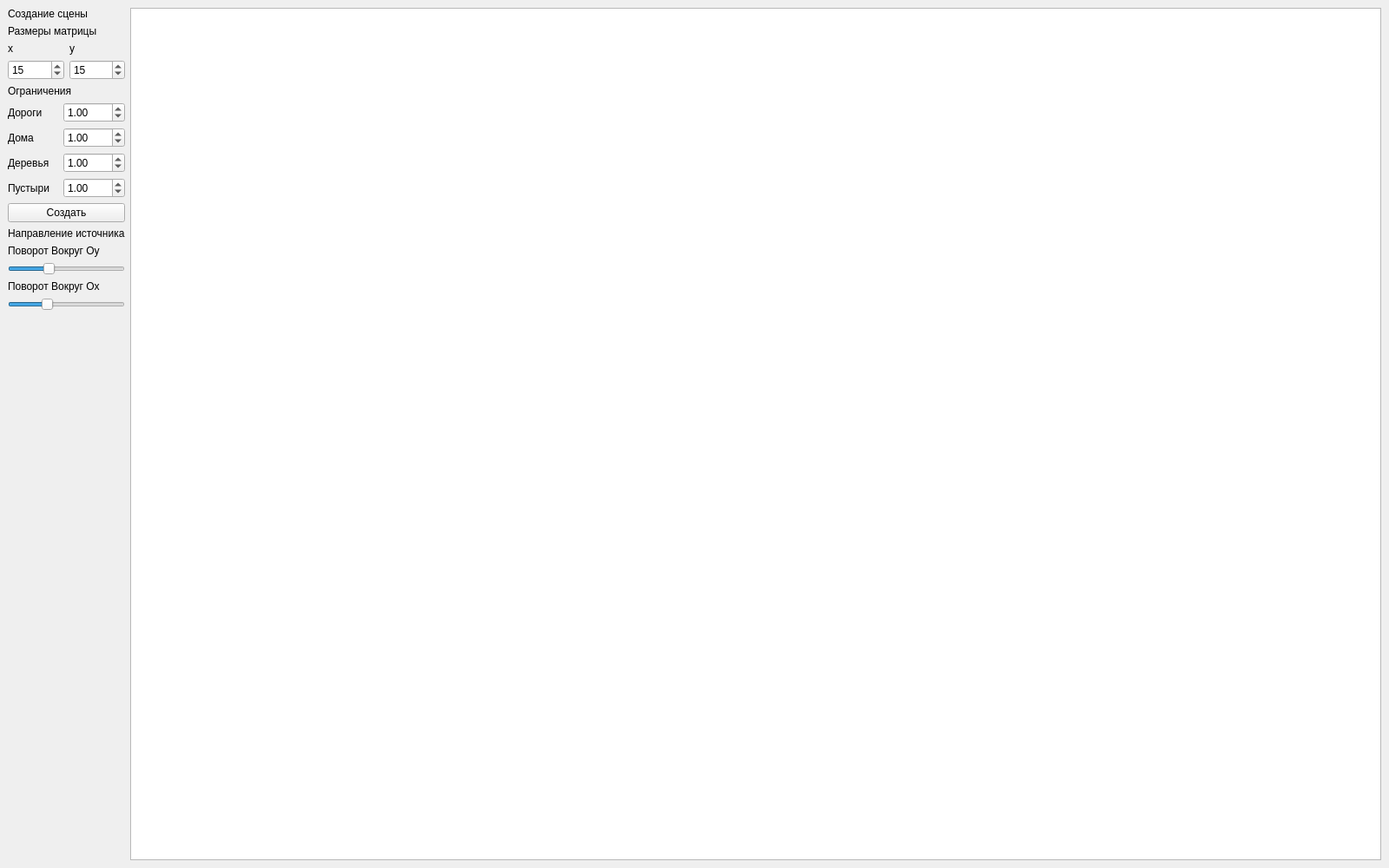
<?xml version="1.0" encoding="UTF-8"?>
<ui version="4.0">
 <class>MainWindow</class>
 <widget class="QMainWindow" name="MainWindow">
  <property name="geometry">
   <rect>
    <x>0</x>
    <y>0</y>
    <width>1600</width>
    <height>1000</height>
   </rect>
  </property>
  <property name="minimumSize">
   <size>
    <width>800</width>
    <height>450</height>
   </size>
  </property>
  <property name="maximumSize">
   <size>
    <width>1600</width>
    <height>1000</height>
   </size>
  </property>
  <property name="sizeIncrement">
   <size>
    <width>0</width>
    <height>0</height>
   </size>
  </property>
  <property name="baseSize">
   <size>
    <width>1600</width>
    <height>1000</height>
   </size>
  </property>
  <property name="windowTitle">
   <string>MainWindow</string>
  </property>
  <property name="windowOpacity">
   <double>1.000000000000000</double>
  </property>
  <widget class="QWidget" name="centralwidget">
   <property name="sizePolicy">
    <sizepolicy hsizetype="Expanding" vsizetype="Expanding">
     <horstretch>0</horstretch>
     <verstretch>0</verstretch>
    </sizepolicy>
   </property>
   <property name="minimumSize">
    <size>
     <width>900</width>
     <height>450</height>
    </size>
   </property>
   <property name="maximumSize">
    <size>
     <width>1600</width>
     <height>1000</height>
    </size>
   </property>
   <layout class="QGridLayout" name="gridLayout">
    <property name="sizeConstraint">
     <enum>QLayout::SetDefaultConstraint</enum>
    </property>
    <item row="0" column="0">
     <layout class="QHBoxLayout" name="horizontalLayout">
      <item>
       <layout class="QVBoxLayout" name="verticalLayout">
        <item>
         <layout class="QVBoxLayout" name="verticalLayout_7">
          <item>
           <layout class="QHBoxLayout" name="horizontalLayout_15">
            <item>
             <widget class="QLabel" name="label">
              <property name="text">
               <string>Создание сцены</string>
              </property>
             </widget>
            </item>
           </layout>
          </item>
          <item>
           <widget class="QLabel" name="label_10">
            <property name="text">
             <string>Размеры матрицы</string>
            </property>
           </widget>
          </item>
          <item>
           <layout class="QVBoxLayout" name="verticalLayout_8">
            <item>
             <layout class="QVBoxLayout" name="verticalLayout_4">
              <item>
               <layout class="QHBoxLayout" name="horizontalLayout_13">
                <item>
                 <widget class="QLabel" name="label_11">
                  <property name="text">
                   <string>x</string>
                  </property>
                 </widget>
                </item>
                <item>
                 <widget class="QLabel" name="label_12">
                  <property name="text">
                   <string>y</string>
                  </property>
                 </widget>
                </item>
               </layout>
              </item>
              <item>
               <layout class="QHBoxLayout" name="horizontalLayout_16">
                <item>
                 <widget class="QSpinBox" name="xlimits">
                  <property name="minimum">
                   <number>1</number>
                  </property>
                  <property name="value">
                   <number>15</number>
                  </property>
                 </widget>
                </item>
                <item>
                 <widget class="QSpinBox" name="ylimits">
                  <property name="minimum">
                   <number>1</number>
                  </property>
                  <property name="value">
                   <number>15</number>
                  </property>
                 </widget>
                </item>
               </layout>
              </item>
             </layout>
            </item>
            <item>
             <layout class="QHBoxLayout" name="horizontalLayout_12">
              <item>
               <widget class="QLabel" name="label_2">
                <property name="text">
                 <string>Ограничения</string>
                </property>
               </widget>
              </item>
             </layout>
            </item>
           </layout>
          </item>
          <item>
           <layout class="QHBoxLayout" name="horizontalLayout_4">
            <item>
             <widget class="QLabel" name="label_7">
              <property name="sizePolicy">
               <sizepolicy hsizetype="Preferred" vsizetype="Preferred">
                <horstretch>1</horstretch>
                <verstretch>0</verstretch>
               </sizepolicy>
              </property>
              <property name="text">
               <string>Дороги</string>
              </property>
             </widget>
            </item>
            <item>
             <widget class="QDoubleSpinBox" name="roadprob">
              <property name="sizePolicy">
               <sizepolicy hsizetype="Minimum" vsizetype="Fixed">
                <horstretch>1</horstretch>
                <verstretch>0</verstretch>
               </sizepolicy>
              </property>
              <property name="minimum">
               <double>0.000000000000000</double>
              </property>
              <property name="maximum">
               <double>1000.000000000000000</double>
              </property>
              <property name="value">
               <double>1.000000000000000</double>
              </property>
             </widget>
            </item>
           </layout>
          </item>
          <item>
           <layout class="QHBoxLayout" name="horizontalLayout_3">
            <item>
             <widget class="QLabel" name="label_8">
              <property name="sizePolicy">
               <sizepolicy hsizetype="Preferred" vsizetype="Preferred">
                <horstretch>1</horstretch>
                <verstretch>0</verstretch>
               </sizepolicy>
              </property>
              <property name="text">
               <string>Дома     </string>
              </property>
             </widget>
            </item>
            <item>
             <widget class="QDoubleSpinBox" name="houseprob">
              <property name="sizePolicy">
               <sizepolicy hsizetype="Minimum" vsizetype="Fixed">
                <horstretch>1</horstretch>
                <verstretch>0</verstretch>
               </sizepolicy>
              </property>
              <property name="minimum">
               <double>0.000000000000000</double>
              </property>
              <property name="maximum">
               <double>1000.000000000000000</double>
              </property>
              <property name="value">
               <double>1.000000000000000</double>
              </property>
             </widget>
            </item>
           </layout>
          </item>
          <item>
           <layout class="QHBoxLayout" name="horizontalLayout_2">
            <item>
             <widget class="QLabel" name="label_9">
              <property name="sizePolicy">
               <sizepolicy hsizetype="Preferred" vsizetype="Preferred">
                <horstretch>1</horstretch>
                <verstretch>0</verstretch>
               </sizepolicy>
              </property>
              <property name="text">
               <string>Деревья</string>
              </property>
             </widget>
            </item>
            <item>
             <widget class="QDoubleSpinBox" name="treeprob">
              <property name="sizePolicy">
               <sizepolicy hsizetype="Minimum" vsizetype="Fixed">
                <horstretch>1</horstretch>
                <verstretch>0</verstretch>
               </sizepolicy>
              </property>
              <property name="minimum">
               <double>0.000000000000000</double>
              </property>
              <property name="maximum">
               <double>1000.000000000000000</double>
              </property>
              <property name="value">
               <double>1.000000000000000</double>
              </property>
             </widget>
            </item>
           </layout>
          </item>
          <item>
           <layout class="QHBoxLayout" name="horizontalLayout_5">
            <item>
             <widget class="QLabel" name="label_3">
              <property name="sizePolicy">
               <sizepolicy hsizetype="Minimum" vsizetype="Preferred">
                <horstretch>1</horstretch>
                <verstretch>0</verstretch>
               </sizepolicy>
              </property>
              <property name="text">
               <string>Пустыри</string>
              </property>
             </widget>
            </item>
            <item>
             <widget class="QDoubleSpinBox" name="emptyprob">
              <property name="sizePolicy">
               <sizepolicy hsizetype="Preferred" vsizetype="Fixed">
                <horstretch>1</horstretch>
                <verstretch>0</verstretch>
               </sizepolicy>
              </property>
              <property name="maximum">
               <double>1000.000000000000000</double>
              </property>
              <property name="value">
               <double>1.000000000000000</double>
              </property>
             </widget>
            </item>
           </layout>
          </item>
          <item>
           <widget class="QPushButton" name="generate">
            <property name="text">
             <string>Создать</string>
            </property>
           </widget>
          </item>
         </layout>
        </item>
        <item>
         <layout class="QHBoxLayout" name="horizontalLayout_7">
          <item>
           <layout class="QVBoxLayout" name="verticalLayout_2">
            <item>
             <widget class="QLabel" name="label_4">
              <property name="text">
               <string>Направление источника</string>
              </property>
             </widget>
            </item>
            <item>
             <layout class="QHBoxLayout" name="horizontalLayout_11">
              <item>
               <widget class="QLabel" name="label_5">
                <property name="text">
                 <string>Поворот Вокруг Oy</string>
                </property>
               </widget>
              </item>
             </layout>
            </item>
            <item>
             <widget class="QSlider" name="yaw">
              <property name="maximum">
               <number>360</number>
              </property>
              <property name="value">
               <number>120</number>
              </property>
              <property name="orientation">
               <enum>Qt::Horizontal</enum>
              </property>
             </widget>
            </item>
            <item>
             <layout class="QHBoxLayout" name="horizontalLayout_10">
              <item>
               <widget class="QLabel" name="label_6">
                <property name="text">
                 <string>Поворот Вокруг Ox</string>
                </property>
               </widget>
              </item>
             </layout>
            </item>
           </layout>
          </item>
         </layout>
        </item>
        <item>
         <widget class="QSlider" name="pitch">
          <property name="minimum">
           <number>95</number>
          </property>
          <property name="maximum">
           <number>175</number>
          </property>
          <property name="value">
           <number>120</number>
          </property>
          <property name="orientation">
           <enum>Qt::Horizontal</enum>
          </property>
          <property name="tickPosition">
           <enum>QSlider::NoTicks</enum>
          </property>
         </widget>
        </item>
        <item>
         <layout class="QVBoxLayout" name="verticalLayout_3">
          <property name="sizeConstraint">
           <enum>QLayout::SetMinimumSize</enum>
          </property>
          <item>
           <spacer name="verticalSpacer">
            <property name="orientation">
             <enum>Qt::Vertical</enum>
            </property>
            <property name="sizeHint" stdset="0">
             <size>
              <width>20</width>
              <height>40</height>
             </size>
            </property>
           </spacer>
          </item>
         </layout>
        </item>
        <item>
         <layout class="QHBoxLayout" name="horizontalLayout_9">
          <item>
           <layout class="QHBoxLayout" name="horizontalLayout_6">
            <property name="sizeConstraint">
             <enum>QLayout::SetMinimumSize</enum>
            </property>
           </layout>
          </item>
         </layout>
        </item>
        <item>
         <layout class="QHBoxLayout" name="horizontalLayout_8"/>
        </item>
       </layout>
      </item>
      <item>
       <widget class="QGraphicsView" name="graphicsView">
        <property name="sizePolicy">
         <sizepolicy hsizetype="Expanding" vsizetype="Expanding">
          <horstretch>100</horstretch>
          <verstretch>0</verstretch>
         </sizepolicy>
        </property>
       </widget>
      </item>
     </layout>
    </item>
   </layout>
  </widget>
 </widget>
 <resources/>
 <connections/>
</ui>
